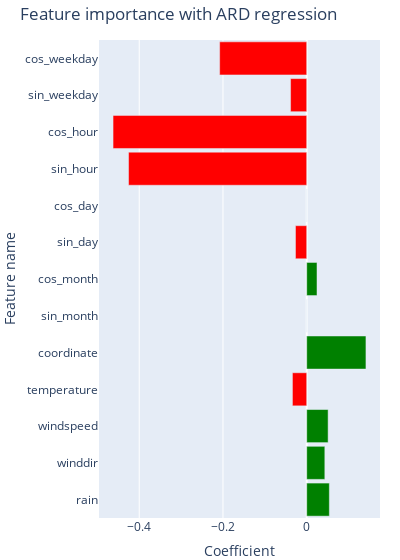

The cell this chart's notebook holds for it:
### Markdown cell above
<h2> Horizontal bar chart </h2>

### Code cell
fig = go.Figure()
fig.add_trace(go.Bar(
    x=coefficients.values, #["coefficient"],  # Use the coefficient as the length of the bar
    y=coefficients.index, #["feature"],   # Use the coefficient name as the y-axis
    orientation='h', # Specify horizontal orientation
    marker=dict(
        color=np.where(coefficients.values < 0, 'red', 'green')
    )
))

fig.update_layout(
    title='Feature importance with ARD regression',
    xaxis_title='Coefficient',
    yaxis_title='Feature name',
    width=400,  # Set the width of the plot to 800 pixels
    bargap=0.1,  # Set the gap between bars to 0.1 (adjust as needed)
    margin=dict(l=0, r=20, t=40, b=0)  # Set all margins to 0
)

fig.show()

### Figure 1 — Plotly figure (JSON) as saved in the notebook; plotly's stock layout.template omitted (floating-point values rounded to 4 significant figures)
{"data": [{"marker": {"color": ["green", "green", "green", "red", "green", "green", "green", "red", "green", "red", "red", "red", "red"]}, "orientation": "h", "type": "bar", "x": [0.05408, 0.04328, 0.05113, -0.03411, 0.1415, 0, 0.02457, -0.02682, 0, -0.4255, -0.4625, -0.03855, -0.2079], "y": ["rain", "winddir", "windspeed", "temperature", "coordinate", "sin_month", "cos_month", "sin_day", "cos_day", "sin_hour", "cos_hour", "sin_weekday", "cos_weekday"]}], "layout": {"bargap": 0.1, "margin": {"b": 0, "l": 0, "r": 20, "t": 40}, "title": {"text": "Feature importance with ARD regression"}, "width": 400, "xaxis": {"title": {"text": "Coefficient"}}, "yaxis": {"title": {"text": "Feature name"}}}}
